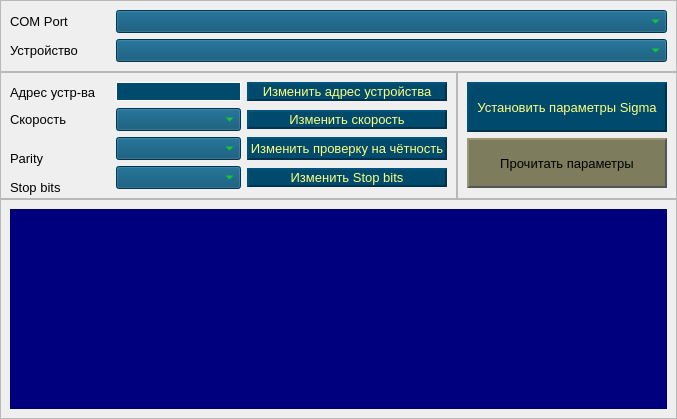
      <widget class="QWidget" name="tab_base">
       <attribute name="title">
        <string>Base</string>
       </attribute>
       <layout class="QGridLayout" name="gridLayout_2">
        <property name="leftMargin">
         <number>0</number>
        </property>
        <property name="topMargin">
         <number>0</number>
        </property>
        <property name="rightMargin">
         <number>0</number>
        </property>
        <property name="bottomMargin">
         <number>0</number>
        </property>
        <property name="spacing">
         <number>0</number>
        </property>
        <item row="1" column="0">
         <widget class="QFrame" name="base_central_left_frame">
          <property name="frameShape">
           <enum>QFrame::StyledPanel</enum>
          </property>
          <property name="frameShadow">
           <enum>QFrame::Raised</enum>
          </property>
          <layout class="QGridLayout" name="gridLayout_4">
           <item row="0" column="0">
            <widget class="QLabel" name="lbl_slave">
             <property name="minimumSize">
              <size>
               <width>100</width>
               <height>20</height>
              </size>
             </property>
             <property name="maximumSize">
              <size>
               <width>43</width>
               <height>16777215</height>
              </size>
             </property>
             <property name="font">
              <font>
               <pointsize>10</pointsize>
              </font>
             </property>
             <property name="text">
              <string>Адрес устр-ва</string>
             </property>
            </widget>
           </item>
           <item row="0" column="1">
            <widget class="QLineEdit" name="etr_address">
             <property name="minimumSize">
              <size>
               <width>70</width>
               <height>0</height>
              </size>
             </property>
             <property name="font">
              <font>
               <pointsize>10</pointsize>
              </font>
             </property>
             <property name="contextMenuPolicy">
              <enum>Qt::NoContextMenu</enum>
             </property>
             <property name="styleSheet">
              <string notr="true">QLineEdit {
border: 1px solid rgb(255, 255, 255);
background-color: rgb(0, 74, 109);
color: rgb(4, 255, 0);
}</string>
             </property>
            </widget>
           </item>
           <item row="0" column="2">
            <widget class="QPushButton" name="btn_address">
             <property name="enabled">
              <bool>true</bool>
             </property>
             <property name="sizePolicy">
              <sizepolicy hsizetype="Fixed" vsizetype="Fixed">
               <horstretch>0</horstretch>
               <verstretch>0</verstretch>
              </sizepolicy>
             </property>
             <property name="minimumSize">
              <size>
               <width>200</width>
               <height>0</height>
              </size>
             </property>
             <property name="maximumSize">
              <size>
               <width>200</width>
               <height>16777215</height>
              </size>
             </property>
             <property name="font">
              <font>
               <pointsize>10</pointsize>
               <kerning>true</kerning>
              </font>
             </property>
             <property name="styleSheet">
              <string notr="true">QPushButton {
	background-color: rgb(0, 74, 109);
	color: rgb(255, 255, 127);
	border: none;
	border-left: 2px solid rgb(0, 83, 122);
	border-top: 2px solid rgb(0, 83, 122);
	border-right: 2px solid rgb(0, 50, 74);	
	border-bottom: 2px solid rgb(0, 50, 74);
}

QPushButton:hover {
	background-color: rgb(0, 74, 109);
	color:rgb(0, 255, 0);
}

QPushButton:pressed {
	background-color: rgb(0, 74, 109);
	color: rgb(0, 255, 0);
	border-left: 2px solid rgb(0, 64, 94);
	border-top: 2px solid rgb(0, 64, 94);
	border-right: 2px solid rgb(0, 83, 122);	
	border-bottom: 2px solid rgb(0, 83, 122);
}</string>
             </property>
             <property name="text">
              <string>Изменить адрес устройства</string>
             </property>
            </widget>
           </item>
           <item row="1" column="0">
            <widget class="QLabel" name="lbl_speed">
             <property name="minimumSize">
              <size>
               <width>100</width>
               <height>20</height>
              </size>
             </property>
             <property name="maximumSize">
              <size>
               <width>43</width>
               <height>16777215</height>
              </size>
             </property>
             <property name="font">
              <font>
               <pointsize>10</pointsize>
              </font>
             </property>
             <property name="text">
              <string>Скорость</string>
             </property>
            </widget>
           </item>
           <item row="1" column="1">
            <widget class="QComboBox" name="combobox_speed">
             <property name="minimumSize">
              <size>
               <width>70</width>
               <height>0</height>
              </size>
             </property>
             <property name="font">
              <font>
               <pointsize>10</pointsize>
              </font>
             </property>
             <property name="styleSheet">
              <string notr="true">background-color: rgb(0, 74, 109);
color: rgb(4, 255, 0);</string>
             </property>
            </widget>
           </item>
           <item row="1" column="2">
            <widget class="QPushButton" name="btn_speed">
             <property name="sizePolicy">
              <sizepolicy hsizetype="Fixed" vsizetype="Fixed">
               <horstretch>0</horstretch>
               <verstretch>0</verstretch>
              </sizepolicy>
             </property>
             <property name="minimumSize">
              <size>
               <width>200</width>
               <height>0</height>
              </size>
             </property>
             <property name="maximumSize">
              <size>
               <width>200</width>
               <height>16777215</height>
              </size>
             </property>
             <property name="font">
              <font>
               <pointsize>10</pointsize>
              </font>
             </property>
             <property name="styleSheet">
              <string notr="true">QPushButton {
	background-color: rgb(0, 74, 109);
	color: rgb(255, 255, 127);
	border: none;
	border-left: 2px solid rgb(0, 83, 122);
	border-top: 2px solid rgb(0, 83, 122);
	border-right: 2px solid rgb(0, 50, 74);	
	border-bottom: 2px solid rgb(0, 50, 74);
}

QPushButton:hover {
	background-color: rgb(0, 74, 109);
	color:rgb(0, 255, 0);
}

QPushButton:pressed {
	background-color: rgb(0, 74, 109);
	color: rgb(0, 255, 0);
	border-left: 2px solid rgb(0, 64, 94);
	border-top: 2px solid rgb(0, 64, 94);
	border-right: 2px solid rgb(0, 83, 122);	
	border-bottom: 2px solid rgb(0, 83, 122);
}</string>
             </property>
             <property name="text">
              <string>Изменить скорость</string>
             </property>
            </widget>
           </item>
           <item row="2" column="0">
            <widget class="QLabel" name="lbl_parity">
             <property name="minimumSize">
              <size>
               <width>100</width>
               <height>20</height>
              </size>
             </property>
             <property name="maximumSize">
              <size>
               <width>0</width>
               <height>0</height>
              </size>
             </property>
             <property name="font">
              <font>
               <pointsize>10</pointsize>
              </font>
             </property>
             <property name="text">
              <string>Parity</string>
             </property>
            </widget>
           </item>
           <item row="2" column="1">
            <widget class="QComboBox" name="combobox_parity">
             <property name="minimumSize">
              <size>
               <width>70</width>
               <height>0</height>
              </size>
             </property>
             <property name="font">
              <font>
               <pointsize>10</pointsize>
              </font>
             </property>
             <property name="styleSheet">
              <string notr="true">background-color: rgb(0, 74, 109);
color: rgb(4, 255, 0);</string>
             </property>
            </widget>
           </item>
           <item row="2" column="2">
            <widget class="QPushButton" name="btn_parity">
             <property name="enabled">
              <bool>true</bool>
             </property>
             <property name="sizePolicy">
              <sizepolicy hsizetype="Fixed" vsizetype="Minimum">
               <horstretch>0</horstretch>
               <verstretch>0</verstretch>
              </sizepolicy>
             </property>
             <property name="minimumSize">
              <size>
               <width>200</width>
               <height>0</height>
              </size>
             </property>
             <property name="maximumSize">
              <size>
               <width>200</width>
               <height>16777215</height>
              </size>
             </property>
             <property name="font">
              <font>
               <pointsize>10</pointsize>
              </font>
             </property>
             <property name="styleSheet">
              <string notr="true">QPushButton {
	background-color: rgb(0, 74, 109);
	color: rgb(255, 255, 127);
	border: none;
	border-left: 2px solid rgb(0, 83, 122);
	border-top: 2px solid rgb(0, 83, 122);
	border-right: 2px solid rgb(0, 50, 74);	
	border-bottom: 2px solid rgb(0, 50, 74);
}

QPushButton:hover {
	background-color: rgb(0, 74, 109);
	color:rgb(0, 255, 0);
}

QPushButton:pressed {
	background-color: rgb(0, 74, 109);
	color: rgb(0, 255, 0);
	border-left: 2px solid rgb(0, 64, 94);
	border-top: 2px solid rgb(0, 64, 94);
	border-right: 2px solid rgb(0, 83, 122);	
	border-bottom: 2px solid rgb(0, 83, 122);
}</string>
             </property>
             <property name="text">
              <string>Изменить проверку на чётность</string>
             </property>
            </widget>
           </item>
           <item row="3" column="0">
            <widget class="QLabel" name="lbl_stop_bit">
             <property name="minimumSize">
              <size>
               <width>100</width>
               <height>20</height>
              </size>
             </property>
             <property name="maximumSize">
              <size>
               <width>0</width>
               <height>0</height>
              </size>
             </property>
             <property name="font">
              <font>
               <pointsize>10</pointsize>
              </font>
             </property>
             <property name="text">
              <string>Stop bits</string>
             </property>
            </widget>
           </item>
           <item row="3" column="1">
            <widget class="QComboBox" name="combobox_bits">
             <property name="minimumSize">
              <size>
               <width>70</width>
               <height>0</height>
              </size>
             </property>
             <property name="font">
              <font>
               <pointsize>10</pointsize>
              </font>
             </property>
             <property name="styleSheet">
              <string notr="true">background-color: rgb(0, 74, 109);
color: rgb(4, 255, 0);</string>
             </property>
            </widget>
           </item>
           <item row="3" column="2">
            <widget class="QPushButton" name="btn_stop_bit">
             <property name="sizePolicy">
              <sizepolicy hsizetype="Fixed" vsizetype="Fixed">
               <horstretch>200</horstretch>
               <verstretch>0</verstretch>
              </sizepolicy>
             </property>
             <property name="minimumSize">
              <size>
               <width>200</width>
               <height>0</height>
              </size>
             </property>
             <property name="font">
              <font>
               <pointsize>10</pointsize>
              </font>
             </property>
             <property name="styleSheet">
              <string notr="true">QPushButton {
	background-color: rgb(0, 74, 109);
	color: rgb(255, 255, 127);
	border: none;
	border-left: 2px solid rgb(0, 83, 122);
	border-top: 2px solid rgb(0, 83, 122);
	border-right: 2px solid rgb(0, 50, 74);	
	border-bottom: 2px solid rgb(0, 50, 74);
}

QPushButton:hover {
	background-color: rgb(0, 74, 109);
	color:rgb(0, 255, 0);
}

QPushButton:pressed {
	background-color: rgb(0, 74, 109);
	color: rgb(0, 255, 0);
	border-left: 2px solid rgb(0, 64, 94);
	border-top: 2px solid rgb(0, 64, 94);
	border-right: 2px solid rgb(0, 83, 122);	
	border-bottom: 2px solid rgb(0, 83, 122);
}</string>
             </property>
             <property name="text">
              <string>Изменить Stop bits</string>
             </property>
            </widget>
           </item>
          </layout>
         </widget>
        </item>
        <item row="1" column="1">
         <widget class="QFrame" name="base_central_right_frame">
          <property name="frameShape">
           <enum>QFrame::StyledPanel</enum>
          </property>
          <property name="frameShadow">
           <enum>QFrame::Raised</enum>
          </property>
          <layout class="QVBoxLayout" name="verticalLayout_2">
           <item>
            <widget class="QPushButton" name="btn_set_param_sigma">
             <property name="minimumSize">
              <size>
               <width>200</width>
               <height>50</height>
              </size>
             </property>
             <property name="font">
              <font>
               <pointsize>10</pointsize>
              </font>
             </property>
             <property name="styleSheet">
              <string notr="true">QPushButton {
	background-color: rgb(0, 74, 109);
	color: rgb(255, 255, 127);
	border: none;
	border-left: 2px solid rgb(0, 83, 122);
	border-top: 2px solid rgb(0, 83, 122);
	border-right: 2px solid rgb(0, 50, 74);	
	border-bottom: 2px solid rgb(0, 50, 74);
}

QPushButton:hover {
	background-color: rgb(0, 74, 109);
	color:rgb(0, 255, 0);
}

QPushButton:pressed {
	background-color: rgb(0, 74, 109);
	color: rgb(0, 255, 0);
	border-left: 2px solid rgb(0, 64, 94);
	border-top: 2px solid rgb(0, 64, 94);
	border-right: 2px solid rgb(0, 83, 122);	
	border-bottom: 2px solid rgb(0, 83, 122);
}</string>
             </property>
             <property name="text">
              <string>Установить параметры Sigma</string>
             </property>
            </widget>
           </item>
           <item>
            <widget class="QPushButton" name="btn_connect">
             <property name="minimumSize">
              <size>
               <width>200</width>
               <height>50</height>
              </size>
             </property>
             <property name="font">
              <font>
               <pointsize>10</pointsize>
              </font>
             </property>
             <property name="styleSheet">
              <string notr="true">QPushButton {
	background-color: rgb(125, 125, 93);
	border: none;
	border-left: 2px solid rgb(152, 152, 114);
	border-top: 2px solid rgb(152, 152, 114);
	border-right: 2px solid rgb(84, 84, 84);	
	border-bottom: 2px solid rgb(84, 84, 84);
}

QPushButton:hover {
	background-color: rgb(148, 148, 110);
	border-left: 2px solid rgb(152, 152, 114);
	border-top: 2px solid rgb(152, 152, 114);
	border-right: 2px solid rgb(84, 84, 84);	
	border-bottom: 2px solid rgb(84, 84, 84);
}

QPushButton:pressed {
	background-color: rgb(112, 112, 83);
	border-left: 2px solid rgb(84, 84, 84);
	border-top: 2px solid rgb(84, 84, 84);
	border-right: 2px solid rgb(152, 152, 114);	
	border-bottom: 2px solid rgb(152, 152, 114);
}</string>
             </property>
             <property name="text">
              <string>Прочитать параметры</string>
             </property>
            </widget>
           </item>
          </layout>
         </widget>
        </item>
        <item row="2" column="0" colspan="2">
         <widget class="QFrame" name="base_body_frame">
          <property name="frameShape">
           <enum>QFrame::StyledPanel</enum>
          </property>
          <property name="frameShadow">
           <enum>QFrame::Raised</enum>
          </property>
          <layout class="QVBoxLayout" name="verticalLayout_3">
           <item>
            <widget class="QTableWidget" name="tableWidget">
             <property name="minimumSize">
              <size>
               <width>0</width>
               <height>200</height>
              </size>
             </property>
             <property name="styleSheet">
              <string notr="true">background-color: rgb(0, 0, 127);
color: rgb(85, 255, 0);
font: 10pt &quot;Terminal&quot;;</string>
             </property>
            </widget>
           </item>
          </layout>
         </widget>
        </item>
        <item row="0" column="0" colspan="2">
         <widget class="QFrame" name="base_header_frame">
          <property name="frameShape">
           <enum>QFrame::StyledPanel</enum>
          </property>
          <property name="frameShadow">
           <enum>QFrame::Raised</enum>
          </property>
          <layout class="QGridLayout" name="gridLayout_3">
           <item row="2" column="0">
            <widget class="QLabel" name="lbl_type">
             <property name="minimumSize">
              <size>
               <width>100</width>
               <height>20</height>
              </size>
             </property>
             <property name="maximumSize">
              <size>
               <width>43</width>
               <height>16777215</height>
              </size>
             </property>
             <property name="font">
              <font>
               <pointsize>10</pointsize>
              </font>
             </property>
             <property name="text">
              <string>Устройство</string>
             </property>
            </widget>
           </item>
           <item row="0" column="0">
            <widget class="QLabel" name="lbl_port">
             <property name="minimumSize">
              <size>
               <width>100</width>
               <height>20</height>
              </size>
             </property>
             <property name="maximumSize">
              <size>
               <width>71</width>
               <height>16777215</height>
              </size>
             </property>
             <property name="font">
              <font>
               <pointsize>10</pointsize>
              </font>
             </property>
             <property name="text">
              <string>COM Port</string>
             </property>
            </widget>
           </item>
           <item row="2" column="1">
            <widget class="QComboBox" name="combobox_type">
             <property name="font">
              <font>
               <pointsize>10</pointsize>
              </font>
             </property>
             <property name="styleSheet">
              <string notr="true">background-color: rgb(0, 74, 109);
color: rgb(4, 255, 0);</string>
             </property>
            </widget>
           </item>
           <item row="0" column="1">
            <widget class="QComboBox" name="combobox_port">
             <property name="font">
              <font>
               <pointsize>10</pointsize>
              </font>
             </property>
             <property name="styleSheet">
              <string notr="true">background-color: rgb(0, 74, 109);
color: rgb(4, 255, 0);</string>
             </property>
            </widget>
           </item>
          </layout>
         </widget>
        </item>
       </layout>
      </widget>
